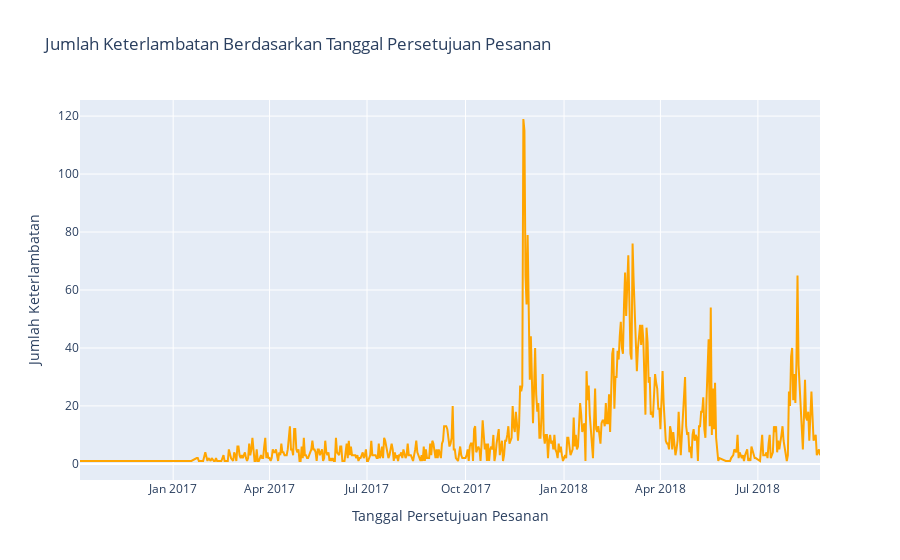

The code cell stored with this chart in its notebook:
### Markdown cell above
Selanjutnya, kita memfilter data untuk fokus hanya pada pesanan yang terlambat dan membuat grafik untuk menganalisisnya. Dari grafik tersebut, terlihat bahwa jumlah keterlambatan tertinggi terjadi pada tanggal 24 November 2017, dengan total 119 kasus keterlambatan.

### Code cell
# Langkah 1: Mengubah format kolom order_approved_at menjadi datetime
df['order_approved_at'] = pd.to_datetime(df['order_approved_at'])

# Langkah 2: Mengubah kolom order_approved_at menjadi hanya tanggal
df['order_approved_date'] = df['order_approved_at'].dt.date

# Langkah 3: Menghitung jumlah keterlambatan per hari berdasarkan tanggal persetujuan
late_counts_daily = df[df['is_late'] == 1].groupby('order_approved_date').size().reset_index(name='late_count')

# Langkah 4: Membuat visualisasi dengan Plotly
fig = px.line(
    late_counts_daily,
    x='order_approved_date',
    y='late_count',
    title='Jumlah Keterlambatan Berdasarkan Tanggal Persetujuan Pesanan',
    labels={'order_approved_date': 'Tanggal Persetujuan Pesanan', 'late_count': 'Jumlah Keterlambatan'}
)

fig.update_traces(line=dict(color='orange'))

fig.show()

### Figure 1 — Plotly figure (JSON) as saved in the notebook; plotly's stock layout.template omitted (floating-point values rounded to 4 significant figures; data arrays with more than 128 entries replaced by an {"elided": "..."} marker saying what was removed)
{"data": [{"hovertemplate": "Tanggal Persetujuan Pesanan=%{x}<br>Jumlah Keterlambatan=%{y}<extra></extra>", "legendgroup": "", "line": {"color": "orange", "dash": "solid"}, "marker": {"symbol": "circle"}, "mode": "lines", "name": "", "orientation": "v", "showlegend": false, "type": "scatter", "x": {"elided": "550 str values"}, "xaxis": "x", "y": {"elided": "550 int values"}, "yaxis": "y"}], "layout": {"legend": {"tracegroupgap": 0}, "title": {"text": "Jumlah Keterlambatan Berdasarkan Tanggal Persetujuan Pesanan"}, "xaxis": {"anchor": "y", "domain": [0, 1], "title": {"text": "Tanggal Persetujuan Pesanan"}}, "yaxis": {"anchor": "x", "domain": [0, 1], "title": {"text": "Jumlah Keterlambatan"}}}}
